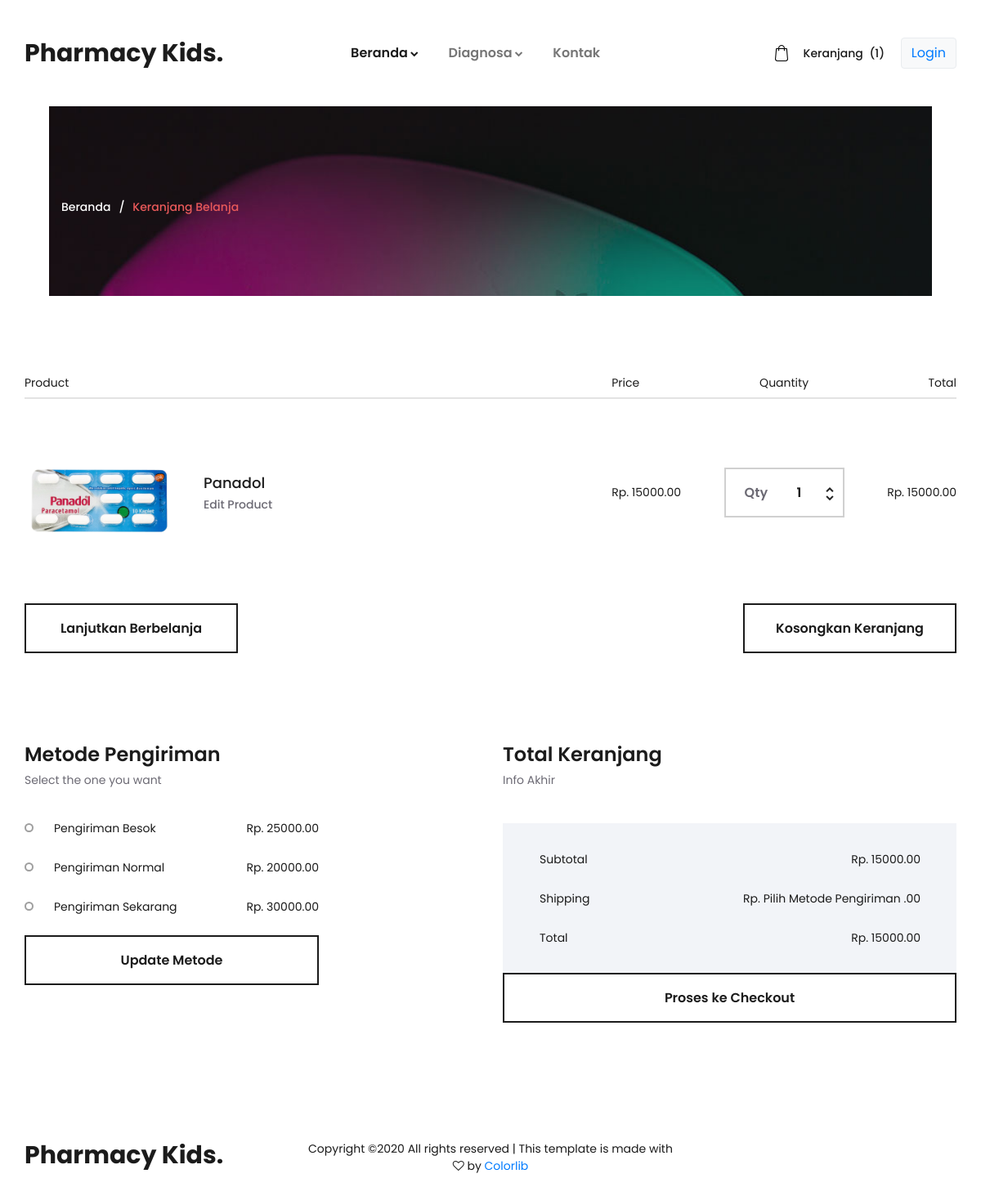
The app's page /index.php/home/cart with its own data.
### tables this page shows
CREATE TABLE `keranjang2` (
  `id_keranjang` int(10) NOT NULL,
  `id_obat` int(10) NOT NULL,
  `nama_obat` varchar(30) NOT NULL,
  `harga_obat` int(15) NOT NULL,
  `quantity` int(10) NOT NULL,
  `id_user` int(11) NOT NULL,
  `id_pemesanan` int(11) NOT NULL
);

CREATE TABLE `obat` (
  `id_obat` int(10) NOT NULL,
  `nama_obat` varchar(30) NOT NULL,
  `foto` text NOT NULL,
  `kategori` varchar(30) NOT NULL,
  `merek` varchar(30) NOT NULL,
  `jenis_obat` varchar(30) NOT NULL,
  `aturan_pakai` text NOT NULL,
  `komposisi` text NOT NULL,
  `deskripsi` text NOT NULL,
  `kemasan` varchar(30) NOT NULL,
  `indikasi_umum` text NOT NULL,
  `manufaktur` text NOT NULL,
  `segmentasi` text NOT NULL,
  `harga_obat` int(6) NOT NULL,
  `efek_samping` varchar(100) NOT NULL
);

CREATE TABLE `metode_pengiriman` (
  `id_m_p` int(11) NOT NULL,
  `nama_metode` varchar(255) NOT NULL,
  `harga_metode` int(11) NOT NULL
);

### application/controllers/Home.php (called while the page is built, shortened)
<?php
class Home extends CI_Controller {
	function __construct()
    {
  		$this->load->model('M_All');
  	}
	public function cart()
	{
		$data['count'] = $this->M_All->count('keranjang2');
		$data['metode'] = $this->M_All->get('metode_pengiriman')->result();
		$data['cart'] = $this->M_All->join_cart('keranjang2', 'obat')->result();
		$this->load->view('home/base/head_cart');
		$this->load->view('home/base/header', $data);
		$this->load->view('home/cart', $data);
		$this->load->view('home/base/footer');
		$this->load->view('home/base/foot_cart');
	}
}

### index.php (called while the page is built, shortened)
<?php
require_once BASEPATH.'core/CodeIgniter.php';

### application/models/M_All.php (called while the page is built, shortened)
<?php
class M_All extends CI_Model{
    public function get($table)
    {
        return $this->db->get($table);
    }
    public function select_distinct($select, $from)
    {
        $this->db->distinct();
        $this->db->select($select);
        $this->db->from($from);
        return $this->db->get();
    }
    function join_cart($from, $at)
    {
        $this->db->select('*');
        $this->db->from($from);
        $this->db->join($at, 'keranjang2.id_obat = obat.id_obat');
        return $this->db->get();
    }
}

### application/views/home/cart.php (the view, shortened to what this page needs)
<div class="home">
	<div class="home_container">
		<div class="home_background" style="background-image:url(<?= base_url('assets_home/')?>images/contact.jpg)"></div>
		<div class="home_content_container">
			<div class="container">
				<div class="row">
					<div class="col">
						<div class="home_content">
							<div class="breadcrumbs">
								<ul>
									<li><a href="<?= base_url('index.php/home') ?>">Beranda</a></li>
									<li>Keranjang Belanja</li>
								</ul>
							</div>
						</div>
					</div>
				</div>
			</div>
		</div>
	</div>
</div>
<div class="cart_info">
	<div class="container">
		<div class="row">
			<div class="col">
				<div class="cart_info_columns clearfix">
					<div class="cart_info_col cart_info_col_product">Product</div>
					<div class="cart_info_col cart_info_col_price">Price</div>
					<div class="cart_info_col cart_info_col_quantity">Quantity</div>
					<div class="cart_info_col cart_info_col_total">Total</div>
				</div>
			</div>
		</div>
		<div class="row cart_items_row">
			<div class="col">
				<?php
				$total = 0;
				foreach ($cart as $c): ?>
				<div class="cart_item d-flex flex-lg-row flex-column align-items-lg-center align-items-start justify-content-start">
					<div class="cart_item_product d-flex flex-row align-items-center justify-content-start">
						<div class="cart_item_image">
							<div><img src="<?= base_url('assets_admin/img/foto/').$c->foto; ?>" alt=""></div>
						</div>
						<div class="cart_item_name_container">
							<div class="cart_item_name"><a href="#"><?= $c->nama_obat ?></a></div>
							<div class="cart_item_edit"><a href="#">Edit Product</a></div>
						</div>
					</div>
					<div class="cart_item_price">Rp. <?= $c->harga_obat ?>.00</div>
					<div class="cart_item_quantity">
						<div class="product_quantity_container">
							<div class="product_quantity clearfix">
								<span>Qty</span>
								<input id="quantity_input" type="text" pattern="[0-9]*" value="<?= $c->quantity ?>">
								<div class="quantity_buttons">
									<div id="quantity_inc_button" class="quantity_inc quantity_control"><i class="fa fa-chevron-up" aria-hidden="true"></i></div>
									<div id="quantity_dec_button" class="quantity_dec quantity_control"><i class="fa fa-chevron-down" aria-hidden="true"></i></div>
								</div>
							</div>
						</div>
					</div>
					<div class="cart_item_total">Rp. <?= $c->harga_obat*$c->quantity ?>.00</div>
				</div>
				<?php
					$total += $c->harga_obat;
					endforeach; ?>
			</div>
		</div>
		<div class="row row_cart_buttons">
			<div class="col">
				<div class="cart_buttons d-flex flex-lg-row flex-column align-items-start justify-content-start">
					<div class="button continue_shopping_button"><a href="<?= base_url('index.php/home/produk'); ?>">Lanjutkan Berbelanja</a></div>
					<div class="cart_buttons_right ml-lg-auto">
						<div class="button continue_shopping_button"><a href="<?= base_url('index.php/home/emptyCart'); ?>">Kosongkan Keranjang</a></div>
					</div>
				</div>
			</div>
		</div>
		<div class="row row_extra">
			<div class="col-lg-4">
				<div class="delivery">
					<div class="section_title">Metode Pengiriman</div>
					<div class="section_subtitle">Select the one you want</div>
					<div class="delivery_options">
						<form id="form_metode" class="" action="<?= base_url('index.php/home/updateMetode') ?>" method="post">
							<?php foreach ($metode as $m): ?>
								<label class="delivery_option clearfix"><?= $m->nama_metode ?>
									<span class="checkmark"></span>
									<span class="delivery_price">Rp. <?= $m->harga_metode ?>.00</span>
								</label>
							<?php endforeach; ?>
						</form>
					</div>
				</div>
				<div class="button checkout_button mt-4"><a href="#" onclick="document.getElementById('form_metode').submit();">Update Metode</a></div>
			</div>
			<div class="col-lg-6 offset-lg-2">
				<div class="cart_total">
					<div class="section_title">Total Keranjang</div>
					<div class="section_subtitle">Info Akhir</div>
					<div class="cart_total_container">
						<ul>
							<li class="d-flex flex-row align-items-center justify-content-start">
								<div class="cart_total_title">Subtotal</div>
								<div class="cart_total_value ml-auto">Rp. <?= $total; ?>.00</div>
							</li>
							<li class="d-flex flex-row align-items-center justify-content-start">
								<div class="cart_total_title">Shipping</div>
								<div class="cart_total_value ml-auto">Rp.
									<?php
									$shipping = 0;
									$met = $this->session->userdata('metode');
									?>
									<?php if ($met == 1): ?>
										<?php echo $shipping = 25000 ?>
									<?php elseif ($met == 2): ?>
										<?php echo $shipping = 20000 ?>
									<?php elseif ($met == 3): ?>
										<?php echo $shipping = 30000 ?>
									<?php else: ?>
										Pilih Metode Pengiriman
									<?php endif; ?>.00
								</div>
							</li>
							<li class="d-flex flex-row align-items-center justify-content-start">
								<div class="cart_total_title">Total</div>
								<div class="cart_total_value ml-auto">Rp. <?= $total+$shipping ?>.00</div>
							</li>
						</ul>
					</div>
					<div class="button checkout_button"><a href="<?= base_url('index.php/home/checkout') ?>">Proses ke Checkout</a></div>
				</div>
			</div>
		</div>
	</div>
</div>

### application/views/home/base/head_cart.php (shortened to what this page needs)
<!DOCTYPE html>
<html lang="en">
<head>
<link rel="stylesheet" type="text/css" href="<?= base_url('assets_home/')?>styles/bootstrap4/bootstrap.min.css">
<link href="<?= base_url('assets_home/')?>plugins/font-awesome-4.7.0/css/font-awesome.min.css" rel="stylesheet" type="text/css">
<link rel="stylesheet" type="text/css" href="<?= base_url('assets_home/')?>styles/cart.css">
<link rel="stylesheet" type="text/css" href="<?= base_url('assets_home/')?>styles/cart_responsive.css">
</head>
<body>

### application/views/home/base/header.php (shortened to what this page needs)
<div class="super_container">
	<header class="header">
		<div class="header_container">
			<div class="container">
				<div class="row">
					<div class="col">
						<div class="header_content d-flex flex-row align-items-center justify-content-start">
							<div class="logo"><a href="<?= base_url();?>">Pharmacy Kids.</a></div>
							<nav class="main_nav">
								<ul>
									<li class="hassubs active">
										<a href="<?= base_url('index.php/home/');?>">Beranda</a>
									</li>
									<li class="hassubs">
										<a href="#">Diagnosa</a>
									</li>
                                    <li><a href="<?= base_url('index.php/home/contact');?>">Kontak</a></li>
								</ul>
							</nav>
							<div class="header_extra ml-auto">
								<div class="shopping_cart">
									<a href="<?= base_url('index.php/home/cart');?>">
										<div>Keranjang<span>
											(<?= $count ?>)
										</span></div>
									</a>
								</div>
								<div class="shopping_cart pl-3">
									<?php
									if($this->session->userdata('status') != "login"){
										?>
										<li class="btn btn-light border"><a href="<?= base_url('index.php/Auth/') ?>">Login</a></li>
										<?php
									}
									?>
								</div>
							</div>
						</div>
					</div>
				</div>
			</div>
		</div>
		<div class="search_panel trans_300">
			<div class="container">
				<div class="row">
					<div class="col">
						<div class="search_panel_content d-flex flex-row align-items-center justify-content-end">
							<form action="#">
							</form>
						</div>
					</div>
				</div>
			</div>
		</div>
	</header>

### application/views/home/base/footer.php (shortened to what this page needs)
<div class="footer_overlay"></div>
<footer class="footer">
    <div class="container">
        <div class="row">
            <div class="col">
                <div class="footer_content d-flex flex-lg-row flex-column align-items-center justify-content-lg-start justify-content-center">
                    <div class="footer_logo"><a href="#">Pharmacy Kids.</a></div>
                    <div class="copyright ml-auto mr-auto">
Copyright &copy;<script>document.write(new Date().getFullYear());</script> All rights reserved | This template is made with <i class="fa fa-heart-o" aria-hidden="true"></i> by <a href="https://colorlib.com" target="_blank">Colorlib</a>
</div>
                </div>
            </div>
        </div>
    </div>
</footer>
</div>

### application/views/home/base/foot_cart.php (shortened to what this page needs)
</body>
</html>

### records on screen
keranjang2: id_obat.foto (picture), id_obat.nama_obat "Panadol", id_obat.harga_obat "15000", quantity "1", $c->harga_obat*$c->quantity "15000"
metode_pengiriman: nama_metode "Pengiriman Besok", harga_metode "25000"
metode_pengiriman: nama_metode "Pengiriman Normal", harga_metode "20000"
metode_pengiriman: nama_metode "Pengiriman Sekarang", harga_metode "30000"

### other values on screen
$count "1"
$total "15000"
$total+$shipping "15000"
